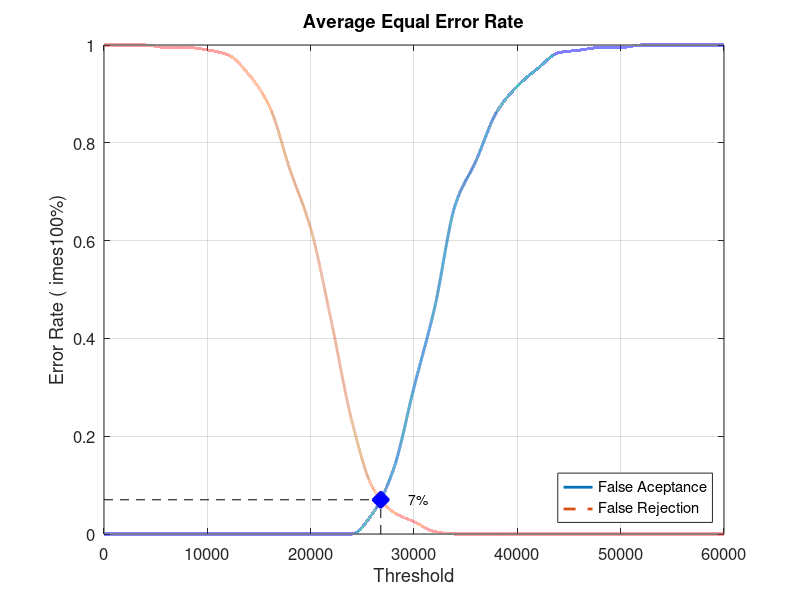
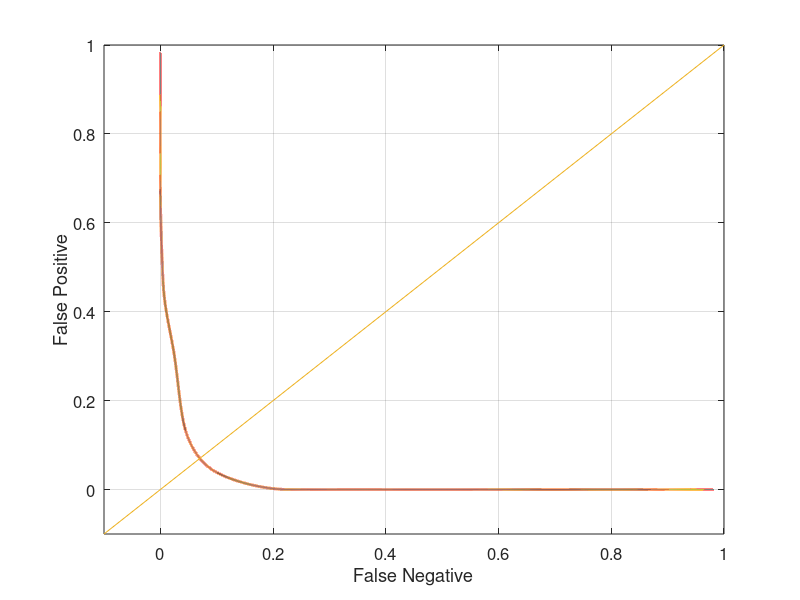

Here is the MATLAB script that generated these plots, in order:
close all;
clear;
clc;
x = 0:2000:60000;
xq = 0:0.5:60000;

y0 = [0 0 0 0 0 0 0 0 0 0 0 0 0 0.0421053 0.131579 0.3 0.463158 0.673684 0.763158 0.863158 0.915789 0.952632 0.984211 0.989474 0.994737 0.994737 1 1 1 1 1]
yy0 = interp1(x, y0, xq, 'pchip');
y1 = [1 1 1 0.995 0.995 0.99 0.98 0.94 0.875 0.745 0.625 0.435 0.23 0.095 0.045 0.025 0.005 0 0 0 0 0 0 0 0 0 0 0 0 0 0]
yy1 = interp1(x, y1, xq, 'pchip');

% Calculating EER: 
y2 = abs(y0 - y1);
find(y2 == min(y2))
yy2 = abs(yy0 - yy1);
xEER = find(yy2 == min(yy2));
xEERIndex = xq(xEER) % X-axis EER
yEER = yy0(xEER) % Y-axis EER

main = figure
plot(xq, yy0,'-','LineWidth', 2);	hold on
plot(xq, yy1,'--','LineWidth', 2);	hold on
plot([xEERIndex xEERIndex], [0 yEER], 'k--');	hold on
plot([0 xEERIndex], [yEER yEER], 'k--');	hold on
plot(xEERIndex, yEER, 'bx', 'LineWidth', 10);	hold on
text(xEERIndex + 10 * xEERIndex / 100, yEER, [num2str(round((10000 * yEER)) / 100) '%'])
legend('False Aceptance', 'False Rejection', 'Location', 'SouthEast')
xlabel('Threshold')
ylabel('Error Rate (	imes100%)')
title('Average Equal Error Rate')
set(gca, 'FontSize', 12)
axis([0 60000 0 1])
grid on

print(main, 'Database4_1Main', '-dpng');
FNRxFPR = figure('Color', [1 1 1]);
plot(yy1, yy0, '-', yy1, yy0, 'LineWidth', 2);
hold on
y = -0.1:0.1:1
plot(y, y); 
set(gca, 'FontSize', 12)
xlabel('False Negative')
ylabel('False Positive')
axis([-0.1 1 -0.1 1])
set(gca, 'FontSize', 12)
grid on

print(FNRxFPR, 'Database4_1FNRxFPR','-dpng');
